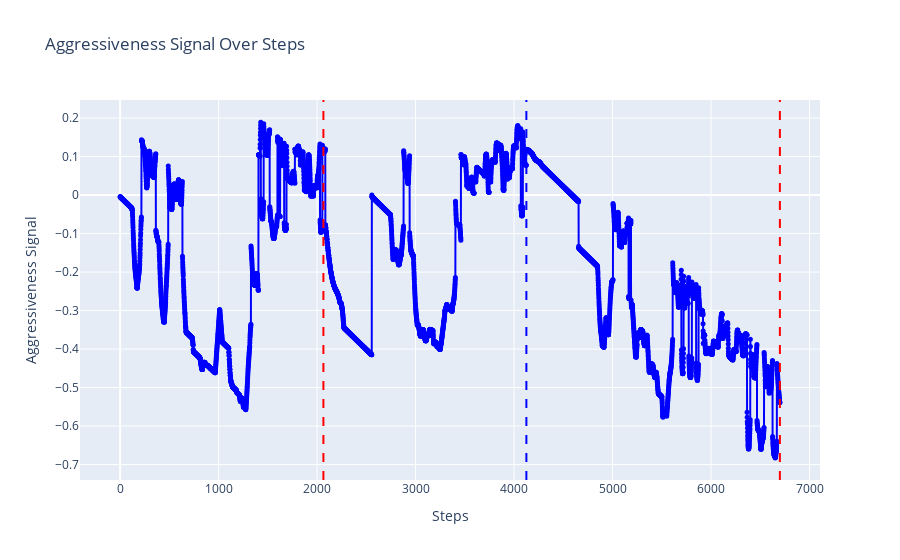
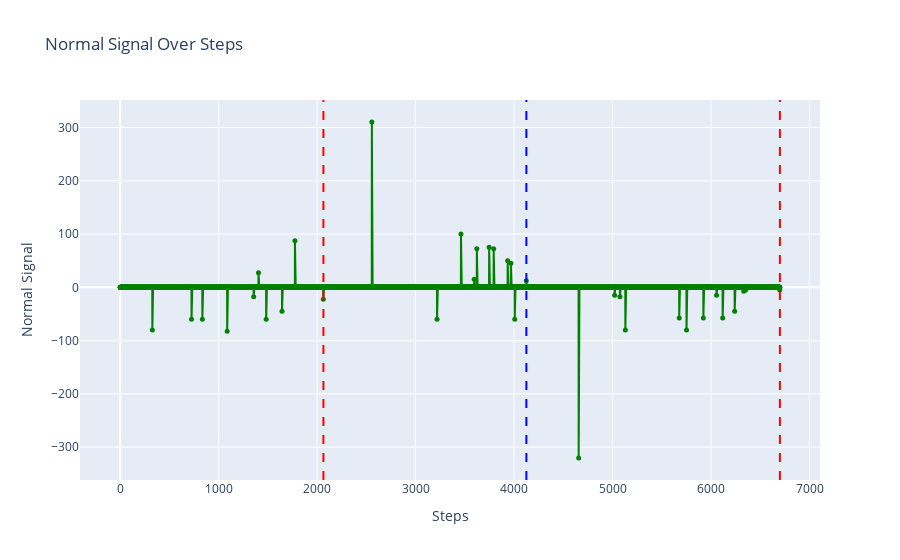
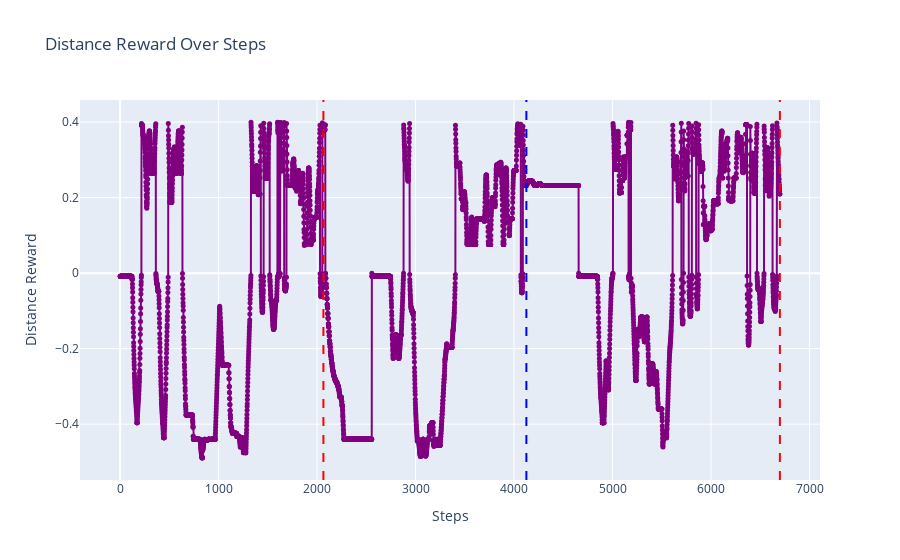
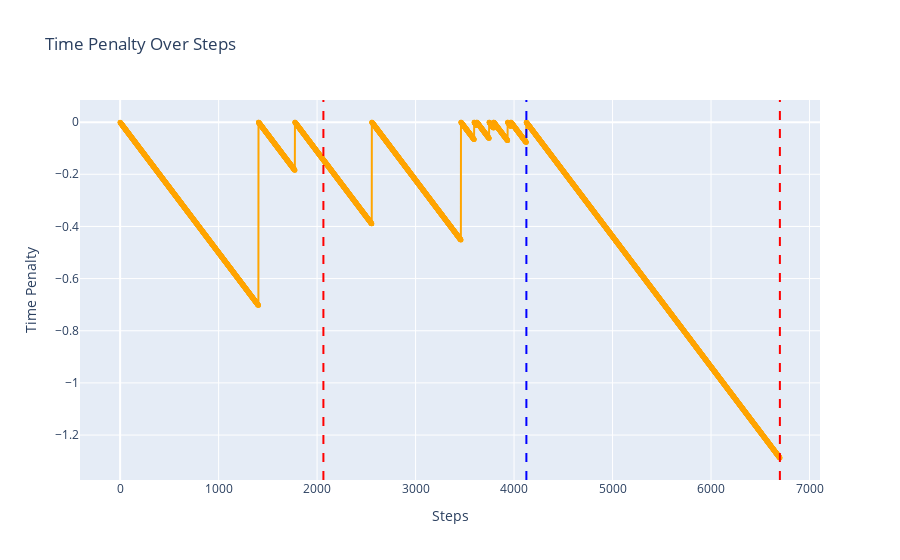

Write notebook code for charts like these, in order.
### Code cell
# Load the data from the Excel file
file_name = 'data/reward_data/rewards_data_0.xlsx'
data = pd.read_excel(file_name)

# Create the figure for Aggressiveness Signal
fig = go.Figure()

# Plot the aggressiveness signal
fig.add_trace(go.Scatter(
    x=data.index,
    y=data['aggressiveness_signal'],
    mode='lines+markers',
    name='Aggressiveness Signal',
    line=dict(color='blue'),
    marker=dict(size=5)
))

# Add vertical lines for match rewards
for i, reward in enumerate(data['match_reward']):
    if reward != 0:
        color = 'red' if reward < 0 else 'blue'
        fig.add_vline(x=i, line=dict(color=color, dash='dash'))

# Update layout for aggressiveness signal
fig.update_layout(
    title='Aggressiveness Signal Over Steps',
    xaxis_title='Steps',
    yaxis_title='Aggressiveness Signal',
    hovermode='x unified'
)

# Show the figure
fig.show()

# Create the figure for Normal Signal
fig = go.Figure()

# Plot the normal signal
fig.add_trace(go.Scatter(
    x=data.index,
    y=data['normal_signal'],
    mode='lines+markers',
    name='Normal Signal',
    line=dict(color='green'),
    marker=dict(size=5)
))

# Add vertical lines for match rewards
for i, reward in enumerate(data['match_reward']):
    if reward != 0:
        color = 'red' if reward < 0 else 'blue'
        fig.add_vline(x=i, line=dict(color=color, dash='dash'))

# Update layout for normal signal
fig.update_layout(
    title='Normal Signal Over Steps',
    xaxis_title='Steps',
    yaxis_title='Normal Signal',
    hovermode='x unified'
)

# Show the figure
fig.show()

# Create the figure for Distance Reward
fig = go.Figure()

# Plot the distance reward
fig.add_trace(go.Scatter(
    x=data.index,
    y=data['distance_reward'],
    mode='lines+markers',
    name='Distance Reward',
    line=dict(color='purple'),
    marker=dict(size=5)
))

# Add vertical lines for match rewards
for i, reward in enumerate(data['match_reward']):
    if reward != 0:
        color = 'red' if reward < 0 else 'blue'
        fig.add_vline(x=i, line=dict(color=color, dash='dash'))

# Update layout for distance reward
fig.update_layout(
    title='Distance Reward Over Steps',
    xaxis_title='Steps',
    yaxis_title='Distance Reward',
    hovermode='x unified'
)

# Show the figure
fig.show()

# Create the figure for Time Penalty
fig = go.Figure()

# Plot the time penalty
fig.add_trace(go.Scatter(
    x=data.index,
    y=data['time_penalty'],
    mode='lines+markers',
    name='Time Penalty',
    line=dict(color='orange'),
    marker=dict(size=5)
))

# Add vertical lines for match rewards
for i, reward in enumerate(data['match_reward']):
    if reward != 0:
        color = 'red' if reward < 0 else 'blue'
        fig.add_vline(x=i, line=dict(color=color, dash='dash'))

# Update layout for time penalty
fig.update_layout(
    title='Time Penalty Over Steps',
    xaxis_title='Steps',
    yaxis_title='Time Penalty',
    hovermode='x unified'
)

# Show the figure
fig.show()

# Create the figure for Distance Reward and Time Penalty combined
fig = go.Figure()

# Plot distance reward
fig.add_trace(go.Scatter(
    x=data.index,
    y=data['distance_reward'],
    mode='lines',
    name='Distance Reward',
    line=dict(color='purple')
))

# Plot time penalty
fig.add_trace(go.Scatter(
    x=data.index,
    y=data['time_penalty'],
    mode='lines',
    name='Time Penalty',
    line=dict(color='orange')
))

# Add vertical lines for match rewards
for i, reward in enumerate(data['match_reward']):
    if reward != 0:
        color = 'red' if reward < 0 else 'blue'
        fig.add_vline(x=i, line=dict(color=color, dash='dash'))

# Update layout for combined graph
fig.update_layout(
    title='Distance Reward and Time Penalty Over Steps',
    xaxis_title='Steps',
    yaxis_title='Values',
    hovermode='x unified'
)

# Show the figure
fig.show()

### Figure 1 — Plotly figure (JSON) as saved in the notebook; plotly's stock layout.template omitted (floating-point values rounded to 4 significant figures; data arrays with more than 128 entries replaced by an {"elided": "..."} marker saying what was removed)
{"data": [{"line": {"color": "blue"}, "marker": {"size": 5}, "mode": "lines+markers", "name": "Aggressiveness Signal", "type": "scatter", "x": {"elided": "6700 int values"}, "y": {"elided": "6700 float values"}}], "layout": {"hovermode": "x unified", "shapes": [{"line": {"color": "red", "dash": "dash"}, "type": "line", "x0": 2064, "x1": 2064, "xref": "x", "y0": 0, "y1": 1, "yref": "y domain"}, {"line": {"color": "blue", "dash": "dash"}, "type": "line", "x0": 4125, "x1": 4125, "xref": "x", "y0": 0, "y1": 1, "yref": "y domain"}, {"line": {"color": "red", "dash": "dash"}, "type": "line", "x0": 6699, "x1": 6699, "xref": "x", "y0": 0, "y1": 1, "yref": "y domain"}], "title": {"text": "Aggressiveness Signal Over Steps"}, "xaxis": {"title": {"text": "Steps"}}, "yaxis": {"title": {"text": "Aggressiveness Signal"}}}}

### Figure 2 — Plotly figure (JSON) as saved in the notebook; plotly's stock layout.template omitted (floating-point values rounded to 4 significant figures; data arrays with more than 128 entries replaced by an {"elided": "..."} marker saying what was removed)
{"data": [{"line": {"color": "green"}, "marker": {"size": 5}, "mode": "lines+markers", "name": "Normal Signal", "type": "scatter", "x": {"elided": "6700 int values"}, "y": {"elided": "6700 float values"}}], "layout": {"hovermode": "x unified", "shapes": [{"line": {"color": "red", "dash": "dash"}, "type": "line", "x0": 2064, "x1": 2064, "xref": "x", "y0": 0, "y1": 1, "yref": "y domain"}, {"line": {"color": "blue", "dash": "dash"}, "type": "line", "x0": 4125, "x1": 4125, "xref": "x", "y0": 0, "y1": 1, "yref": "y domain"}, {"line": {"color": "red", "dash": "dash"}, "type": "line", "x0": 6699, "x1": 6699, "xref": "x", "y0": 0, "y1": 1, "yref": "y domain"}], "title": {"text": "Normal Signal Over Steps"}, "xaxis": {"title": {"text": "Steps"}}, "yaxis": {"title": {"text": "Normal Signal"}}}}

### Figure 3 — Plotly figure (JSON) as saved in the notebook; plotly's stock layout.template omitted (floating-point values rounded to 4 significant figures; data arrays with more than 128 entries replaced by an {"elided": "..."} marker saying what was removed)
{"data": [{"line": {"color": "purple"}, "marker": {"size": 5}, "mode": "lines+markers", "name": "Distance Reward", "type": "scatter", "x": {"elided": "6700 int values"}, "y": {"elided": "6700 float values"}}], "layout": {"hovermode": "x unified", "shapes": [{"line": {"color": "red", "dash": "dash"}, "type": "line", "x0": 2064, "x1": 2064, "xref": "x", "y0": 0, "y1": 1, "yref": "y domain"}, {"line": {"color": "blue", "dash": "dash"}, "type": "line", "x0": 4125, "x1": 4125, "xref": "x", "y0": 0, "y1": 1, "yref": "y domain"}, {"line": {"color": "red", "dash": "dash"}, "type": "line", "x0": 6699, "x1": 6699, "xref": "x", "y0": 0, "y1": 1, "yref": "y domain"}], "title": {"text": "Distance Reward Over Steps"}, "xaxis": {"title": {"text": "Steps"}}, "yaxis": {"title": {"text": "Distance Reward"}}}}

### Figure 4 — Plotly figure (JSON) as saved in the notebook; plotly's stock layout.template omitted (floating-point values rounded to 4 significant figures; data arrays with more than 128 entries replaced by an {"elided": "..."} marker saying what was removed)
{"data": [{"line": {"color": "orange"}, "marker": {"size": 5}, "mode": "lines+markers", "name": "Time Penalty", "type": "scatter", "x": {"elided": "6700 int values"}, "y": {"elided": "6700 float values"}}], "layout": {"hovermode": "x unified", "shapes": [{"line": {"color": "red", "dash": "dash"}, "type": "line", "x0": 2064, "x1": 2064, "xref": "x", "y0": 0, "y1": 1, "yref": "y domain"}, {"line": {"color": "blue", "dash": "dash"}, "type": "line", "x0": 4125, "x1": 4125, "xref": "x", "y0": 0, "y1": 1, "yref": "y domain"}, {"line": {"color": "red", "dash": "dash"}, "type": "line", "x0": 6699, "x1": 6699, "xref": "x", "y0": 0, "y1": 1, "yref": "y domain"}], "title": {"text": "Time Penalty Over Steps"}, "xaxis": {"title": {"text": "Steps"}}, "yaxis": {"title": {"text": "Time Penalty"}}}}
